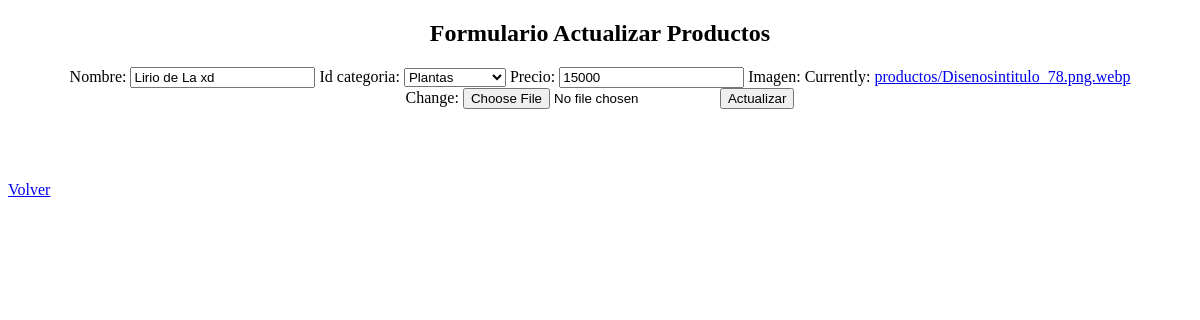
The app's page /appJardineria/productos_edit/2, older data.
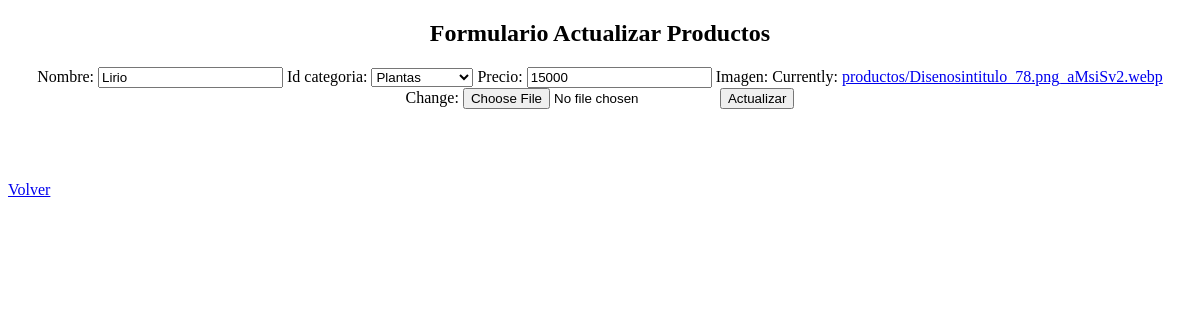
The same page, newer data.
### appJardineria/models.py (models this page shows, shortened)
class Producto(models.Model):
    id_producto      = models.AutoField(db_column='idProducto', primary_key=True)
    nombre           = models.CharField(max_length=20)
    id_categoria     = models.ForeignKey('Categoria',on_delete=models.CASCADE, db_column='idCategoria')
    precio           = models.IntegerField()
    imagen           = models.ImageField(upload_to='productos/', null=False)

### appJardineria/views.py (the view)
# urls.py: path('productos_edit/<str:pk>', views.productos_edit, name='productos_edit'),
def productos_edit(request,pk):
    try:
        producto=Producto.objects.get(id_producto=pk)
        context={}
        if producto:
            print("Producto encontrado")
            if request.method == "POST":
                print("ESTO ES UN POST")
                form=ProductoForm(request.POST,request.FILES, instance=producto)
                form.save()
                mensaje="Bien, datos actualizados..."
                print(mensaje)
                context= { 'producto':producto, 'form': form,'mensaje': mensaje}
                return render(request,'appJardineria/productos_edit.html', context)
            else:
                print("No es un post")
                form=ProductoForm(instance=producto)
                mensaje=""
                context={'producto':producto, 'form':form,'mensaje':mensaje}
                return render(request, 'appJardineria/productos_edit.html', context)
    except:
        print("Error, id no existe")
        productos=Producto.objects.all()
        mensaje="Error, id no existe"
        context={'mensaje':mensaje, 'productos':productos}
        return render(request, 'appJardineria/productos_list.html', context)

### appJardineria/forms.py
class ProductoForm(ModelForm):
    class Meta:
        model = Producto
        fields="__all__"

### appJardineria/models.py (called while the page is built)
    def __str__(self):
        return str(self.nombre_categoria)

### appJardineria/templates/appJardineria/productos_edit.html (shortened to what this page needs)
<!DOCTYPE html>
<html lang="en">
<head>
</head>
<body>
    <div style="text-align: center;">
        {% if producto %}
            <h2>Formulario Actualizar Productos</h2>
            <form action="" method="POST" enctype="multipart/form-data">
                {{form.as_table}}
                <input type="submit" name="opcion" value="Actualizar">
            </form> <br> <br>
        {% endif %}
    </div>
    <br><br>
    <a href="{% url 'productos_list'}">Volver</a>
</body>
</html>

Row changes from the older to the newer data that the page shows:
changed Producto: nombre "Lirio de La xd" → "Lirio"
Text that changed along with them:
text no longer shown: "Nombre: Id categoria: Precio: Imagen: Currently: productos/Disenosintitulo_78.png.webp Change:"
text now shown: "Nombre: Id categoria: Precio: Imagen: Currently: productos/Disenosintitulo_78.png_aMsiSv2.webp Change:"
